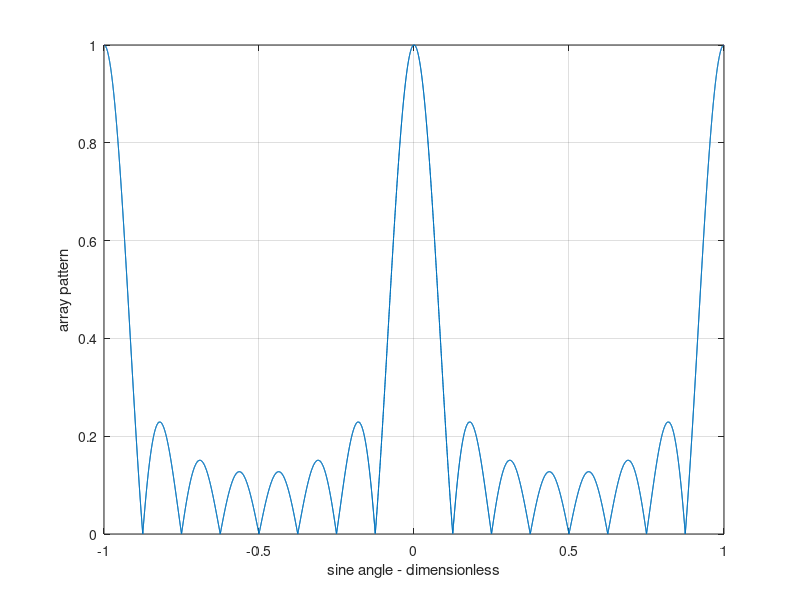
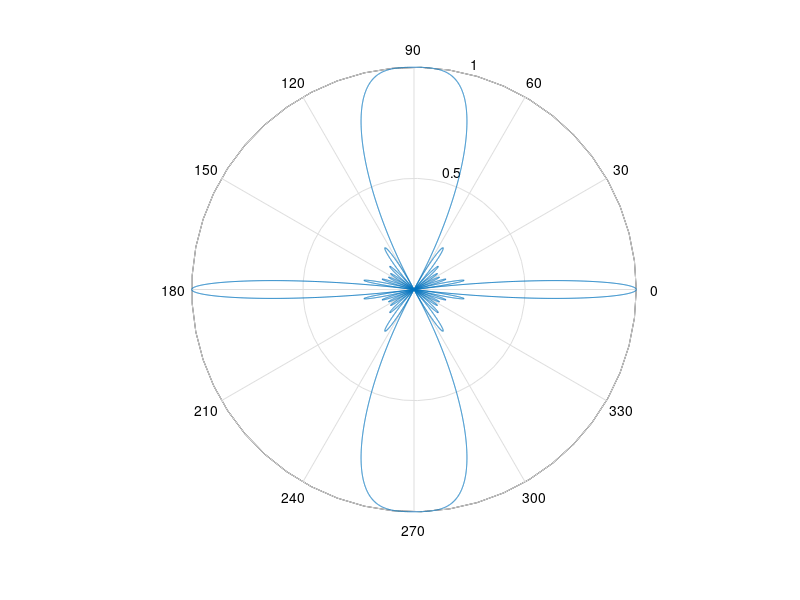

The MATLAB source for these figures, in order:
clear all
eps = 0.0000001;
beta = -pi : pi / 10791 : pi;
var = sin(beta);
%var = -1.:0.00101:1.;
num = sin((8. * 2. * pi * 0.5) .* var);
if(abs(num) <= eps)
   num = eps;
end
den = sin((2. * pi * 0.5) .* var);
if(abs(den) <= eps)
   den = eps;
end
pattern = num ./ den;
maxval = max(abs(pattern));
pattern = abs(pattern ./ maxval);
i=0;
mod=abs(pattern);
figure(1)
plot(var,mod);
grid;
xlabel('sine angle - dimensionless')
ylabel('array pattern')
figure(2)
polar(beta,abs(pattern))

